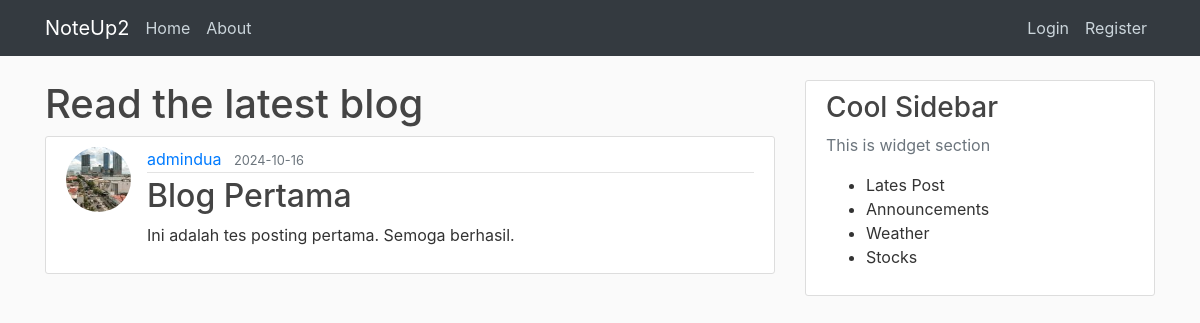
/post/1, run on an earlier commit of the app's database.
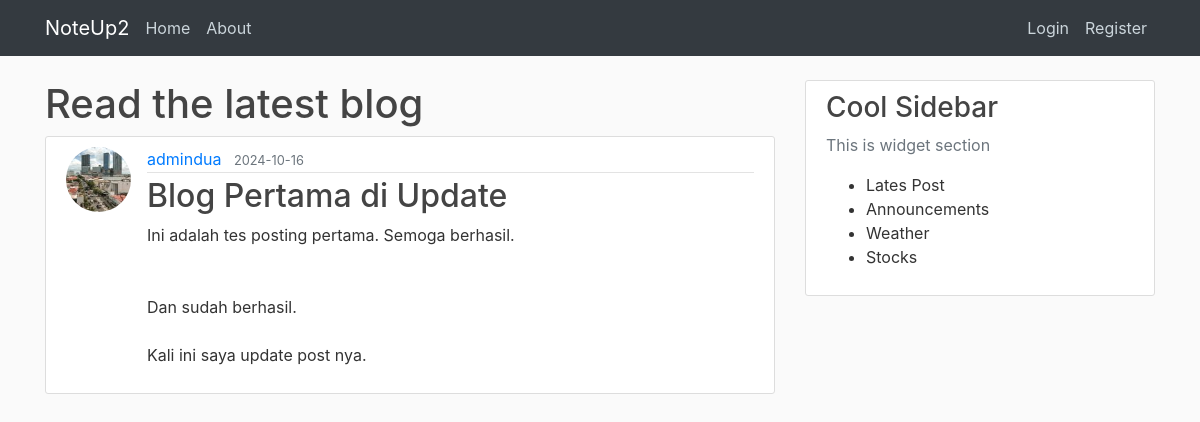
And on a later commit of the database.
### noteup/models.py (models this page shows, shortened)
class Post(db.Model):
    id = db.Column(db.Integer, primary_key=True)
    title = db.Column(db.String(100), nullable=False)
    date_posted = db.Column(db.DateTime, nullable=False, default=datetime.now(timezone.utc))
    content = db.Column(db.Text, nullable=False)
    user_id = db.Column(db.Integer, db.ForeignKey('user.id'), nullable=False)

### noteup/routes.py (the view)
@app.route("/post/<int:post_id>")
def post(post_id):
    post = Post.query.get_or_404(post_id)
    return render_template('post.html', title=post.title, post=post)

### noteup/templates/post.html (shortened to what this page needs)
{% extends "layout.html" %}
{% block content %}
    <h1>Read the latest blog</h1>
    <article class="media content-section">
        <img class="rounded-circle article-img" src="{{ url_for('static', filename='img/' + post.author.image_file) }}">
        <div class="media-body">
            <div class="article-metadata">
                <a href="#" class="mr-2">{{ post.author.username }}</a>
                <small class="text-muted">{{ post.date_posted.strftime('%Y-%m-%d') }}</small>
            </div>
            <h2 class="article-title">{{ post.title }}</h2>
            <p class="article-content">{{ post.content }}</p>
        </div>
    </article>
{% endblock content %}

What changed in the data, as far as the page shows it:
changed Post: title "Blog Pertama" → "Blog Pertama di Update"; content "Ini adalah tes posting pertama. Semoga berhasil." → "Ini adalah tes posting pertama. Semoga berhasil. Dan sudah berhasil. Kali ini saya update post nya."
